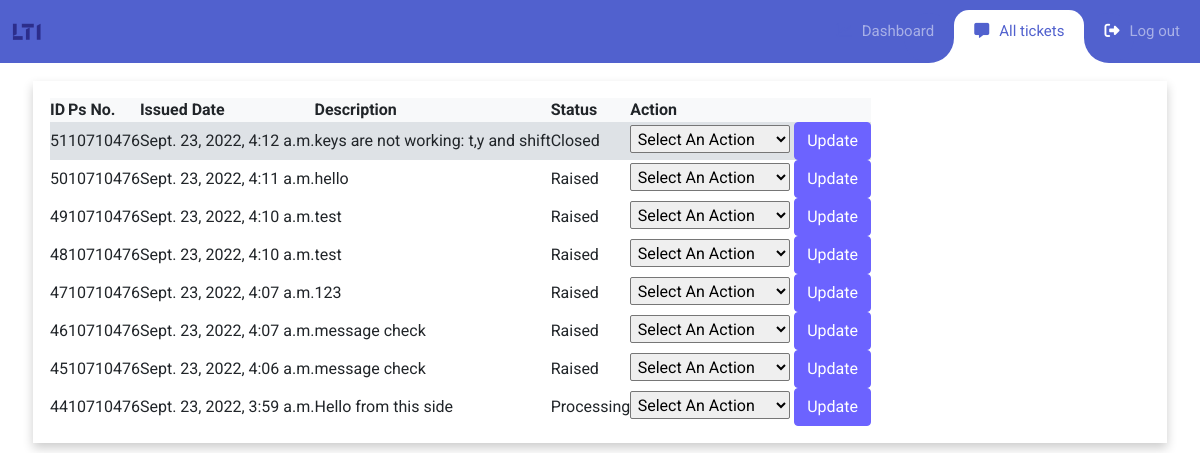
The page /alltickets (signed in) on the database as committed earlier.
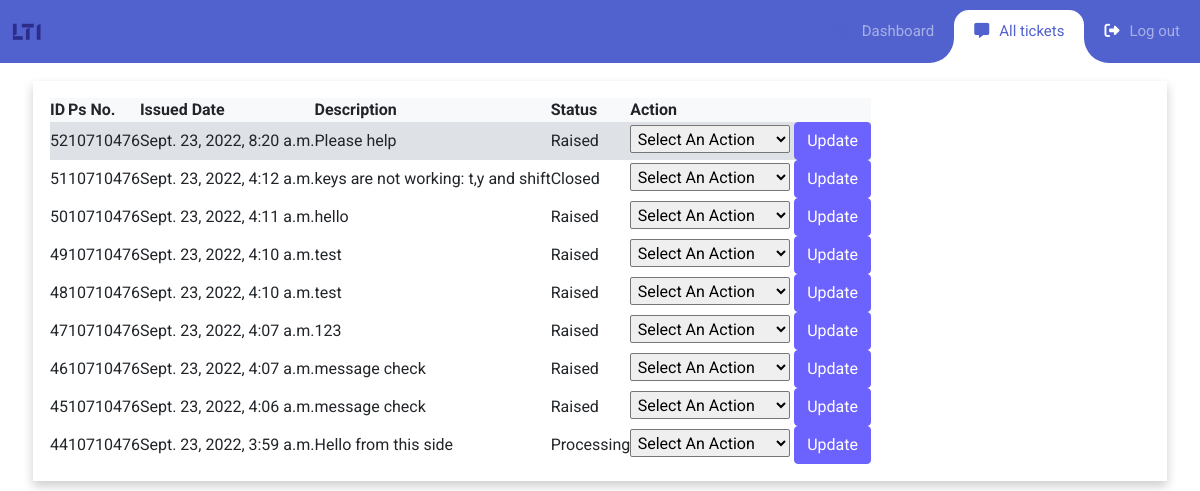
The same page on the database as committed later.
### Tickets/models.py (models this page shows, shortened)
class Ticket(models.Model):
    ticket_status = [
    ('raised', 'raised'),
    ('processing', 'processing'),
    ('closed', 'closed'),
]
    user_id = models.ForeignKey(Profile,related_name='user',on_delete=models.CASCADE)
    status = models.CharField(max_length=100,choices=ticket_status)
    category = models.CharField(max_length=100) # in case future error arises convert it to char field
    subCategory = models.CharField(max_length=100)
    description = models.TextField()
    issue_date = models.DateTimeField(auto_now_add=True)

### Login/models.py (models this page shows)
class Profile(models.Model):
    ps_number = models.IntegerField( unique=True)
    name = models.CharField(max_length=255)
    email = models.EmailField(max_length=255)
    created_at = models.DateTimeField(auto_now_add=True)
    is_admin = models.BooleanField(default=False)
    password = models.CharField(max_length=255)
    def __str__(self):
        return str(self.ps_number)

### Admin/views.py (the view, shortened to what this page needs)
# urls.py: path("alltickets",views.all_tickets.as_view(),name="alltickets"),
class all_tickets(APIView):
    renderer_classes = [TemplateHTMLRenderer]
    template_name = 'alltickets.html'
    def get(self, request):
        if 'user_id' not in request.session:
            return redirect('/')
        else:
            queryset = Ticket.objects.all()[::-1]
            status_set_processingandclosed = Ticket.ticket_status[1:] #Ticket.objects.filter(status=True).all()
            status_set_closed = Ticket.ticket_status[2:]
            print(status_set_processingandclosed)
            print(status_set_closed)
            print(Ticket.objects.all()[0].id)
            return render(request,'alltickets.html',{'list': queryset,'statusprocessingandclosed':status_set_processingandclosed,'statusclosed':status_set_closed})

### Admin/templates/alltickets.html (shortened to what this page needs)
{% load static%}
<!DOCTYPE html>
<html lang="en">
<head>
  <link rel="stylesheet" href="{% static 'alltickets/fonts/icomoon/style.css' %}" />
  <link rel="stylesheet" href="https://cdnjs.cloudflare.com/ajax/libs/font-awesome/6.2.0/css/all.min.css"
 />
  <link rel="stylesheet" href="{% static 'alltickets/css/bootstrap.min.css' %}">
  <link rel="stylesheet" href="https://cdn.jsdelivr.net/npm/bootstrap-icons@1.7.2/font/bootstrap-icons.css">
  <link rel="stylesheet" href="https://unpkg.com/bootstrap-table@1.21.1/dist/bootstrap-table.min.css">
  <link rel="stylesheet" href="{% static 'alltickets/css/alltickets_style.css' %}">
</head>
<body onload="ticketLoader()">
  <nav class="navbar navbar-expand-custom navbar-mainbg">
    <a class="navbar-brand navbar-logo" href="#">
      <img src="{% static 'alltickets/images/lti.svg'%}" alt="LTI logo" width="10%" />
    </a>
    <div class="collapse navbar-collapse" id="navbarSupportedContent">
      <ul class="navbar-nav ml-auto">
        <div class="hori-selector">
          <div class="left"></div>
          <div class="right"></div>
        </div>
        <li class="nav-item">
          <a class="nav-link" href="{% url 'adminn:dashboard' %}"><i class="fa-sharp fa-solid fa-chart-line"
              style="color:#5161ce"></i>Dashboard</a>
        </li>
        <li class="nav-item active">
          <a class="nav-link" href="{% url 'adminn:alltickets' %}"><i class="fa-solid fa-message"
              style="color:#5161ce"></i>All tickets</a>
        </li>
        <li class="nav-item">
          <a class="nav-link" href="{% url 'adminn:reset' %}"><i class="fa-solid fa-right-from-bracket"></i>Log out</a>
        </li>
      </ul>
    </div>
  </nav>
  <div class="container">
    <div class="row">
      <div class="col-md-12 col-lg-12">
        <div class="container" style="box-shadow: 0px 5px 10px 0px rgba(0, 0, 0, 0.2);">
          <div class="shadow-4 rounded-5 overflow-hidden">
            <table id="userTable" data-toggle="table" data-search="true" data-pagination="true" data-page-size="4">
              <thead>
                <tr class="bg-light" id="head">
                  <th data-field="id">ID</th>
                  <th data-field="ps_number">Ps No.</th>
                  <th data-field="date" data-sortable="true">Issued Date</th>
              <th data-field="description">Description</th>
                  <th data-field="status" data-sortable="true">Status</th>
                  <th data-field="action">Action</th>
                </tr>
              </thead>
              <tbody>
                {% for r in list %}
                <tr onclick="myFunc(this)" id="userRow-{{r.id}}">
                  <td>{{r.id}}</td>
                  <td>{{r.user_id}}</td>
                  <td>{{r.issue_date}}</td>
              <td style=
              "max-width:100% ;
                white-space: nowrap;
                overflow: hidden;
                text-overflow: ellipsis">{{r.description}}</td>
                  <td style="text-transform: capitalize;">{{r.status}}</td>
                  <td>
                    <form action="{% url 'adminn:alltickets' r.id %}" method="POST">
                      <select id="admin-action" name="admin-action" class="bootstrap-select"
                        style="width:10rem; padding:1%;border-radius:2px;text-transform: capitalize;" Required>
                        <option value="" selected="selected">Select an action</option>
                      </select>
                      <button type="submit" class="btn btn-primary">Update</button>
                    </form>
                  </td>
                </tr>
                {% endfor %}
              </tbody>
            </table>
          </div>
        </div>
      </div>
      </div>
    </div>
</body>
</html>

Rows that differ between the two databases and show on the page:
added Ticket: id "52", user_id "10710476", issue_date "Sept. 23, 2022, 8:20 a.m.", description "Please help", status "Raised"
